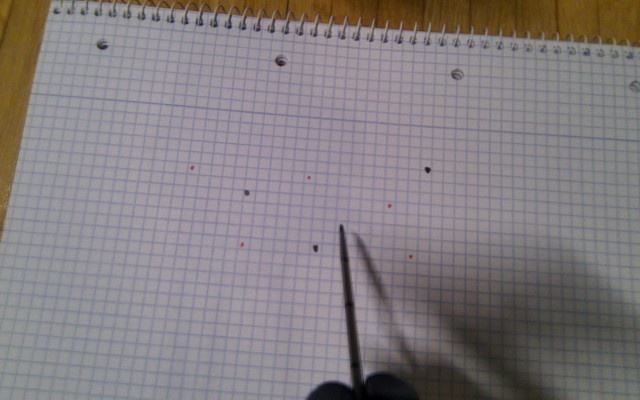
#> input picture evidence/phase20/run18/overview_arm.jpg, 640 x 400 px
$ python needle_contact_selftest.py
#> lines starting #> are read from the running program, lines starting #| are printed output that depends on the picture; after the words box and inside, x2 and y2 are one past the last pixel; in counts of white or black regions, pixels touching at a corner belong together
### tools/needle_touch.py
"""Needle-touch proof of concept (plan/20): the arm holds a needle, the UGREEN on the PC watches
the paper, and the tip is steered onto drawn dots in image space, then lowered until it touches.

PC side. Servos go through tools/servo_shell.py on the robot (one short SSH session per call).
"""
from __future__ import annotations

import base64
import json
import math
import subprocess
import threading
import sys
import time
from pathlib import Path

import cv2
import numpy as np

sys.path.insert(0, str(Path(__file__).resolve().parents[1] / "hwr_core"))
from hwr_core.arm.kinematics import ArmKinematics, joints_to_pulses  # noqa: E402

ROBOT = "ubuntu@192.168.0.223"
SHELL = "source ~/hwr/deploy/env.zsh; python3 ~/hwr/tools/servo_shell.py"


_session: subprocess.Popen | None = None


# [26 lines left out: functions _reply, servo, not called in this run]


def read() -> dict:
    return {int(k): v for k, v in servo({"read": True})[0]["pulses"].items()}


PAN_PRELOAD = 12  # pulses past the pan target before the final approach from below


class Arm:
    def __init__(self, needle: float):
        self.kin = ArmKinematics(tool=0.05577 + 0.08 + needle)  # needle = tip past the tool point

    # [31 lines left out: functions pitch_for, pulses, move, not called in this run]


class Camera:
    # [61 lines left out: functions __init__, _drain, frame, dots, not called in this run]


PAPER = (slice(120, 800), slice(300, 1500))  # v, u window: the sheet below the robot, above the holes


# [4 lines left out: function arm_snap, not called in this run]


def arm_needle(image: np.ndarray) -> tuple[tuple[float, float], np.ndarray] | None:
    """(tip pixel, needle mask) in the arm camera: the dark blob rising from the bottom edge
    (fingers + needle); the tip is its topmost pixel."""
    gray = cv2.cvtColor(image, cv2.COLOR_BGR2GRAY)
    count, labels, stats, _ = cv2.connectedComponentsWithStats((gray < 70).astype(np.uint8))
    bottom = [i for i in range(1, count)
              if stats[i, cv2.CC_STAT_TOP] + stats[i, cv2.CC_STAT_HEIGHT] >= gray.shape[0] - 2]
    if not bottom:
        return None
    needle = max(bottom, key=lambda i: stats[i, cv2.CC_STAT_AREA])
    vs, us = np.nonzero(labels == needle)
    top = int(np.argmin(vs))
    mask = cv2.dilate((labels == needle).astype(np.uint8), np.ones((9, 9), np.uint8))
    mask[:max(vs[top] - 2, 0)] = 0  # keep the paper beyond the tip visible: the dot ends up there
    return (float(us[top]), float(vs[top])), mask


def arm_read(image: np.ndarray) -> dict | None:
    """One arm-camera needle read: tip pixel, mask area, mask height span. None when no dark blob
    reaches the bottom edge (the sheet filling the lens does that)."""
    found = arm_needle(image)
    if found is None:
        return None
    (tu, tv), mask = found
    vs, _ = np.nonzero(mask)
    return {"tip": np.array([tu, tv], dtype=float), "area": int(mask.sum()),
            "span_v": int(vs.max() - vs.min())}


class ArmContact:
    """Contact detector for one descent, from the eye-in-hand camera alone.

    Camera and needle are rigid, so the needle's pixel footprint is the same at every arm pose
    (plan/20, runs 17-18). Contact is the one thing that changes it: the needle bends or is pushed
    into the gripper and the paper appears at the lens. Both move the tip pixel away from its
    baseline or grow the mask.

    The baseline is the median tip of the first `warmup` frames of *this* descent, which absorbs the
    fixed offset between the hover view and the descent view. Then fire on:
      - dev >= CONTACT_DEV_PX held for CONTACT_CONFIRM consecutive steps (a sustained bend), or
      - a single step-to-step tip jump >= FRAME_JUMP_PX (sudden: paper at the lens, needle slipped), or
      - the needle blob missing for CONTACT_CONFIRM consecutive steps.
    update() reports every frame's dev so the chosen trigger can be checked against the frames.
    """

    def __init__(self, warmup: int = 3):
        self.warmup, self.samples, self.base = warmup, [], None
        self.prev, self.held, self.lost = None, 0, 0

    def update(self, read: dict | None) -> tuple[bool, str, float | None]:
        """-> (fired, reason, dev_px) for one descent step."""
        if read is None:
            self.lost += 1
            if self.base is not None and self.lost >= CONTACT_CONFIRM:
                return True, f"needle blob gone {self.lost} steps", None
            return False, "", None
        self.lost = 0
        here = read["tip"]
        jump = None if self.prev is None else float(np.hypot(*(here - self.prev)))
        self.prev = here
        if self.base is None:
            self.samples.append(here)
            if len(self.samples) < self.warmup:
                return False, "", None
            self.base = np.median(np.array(self.samples), axis=0)
            return False, "", 0.0
        dev = float(np.hypot(*(here - self.base)))
        if jump is not None and jump >= FRAME_JUMP_PX:
            return True, f"tip jumped {jump:.1f} px in one step", dev
        if dev >= CONTACT_DEV_PX:
            self.held += 1
            if self.held >= CONTACT_CONFIRM:
                return True, f"tip held {dev:.1f} px off baseline {self.held} steps", dev
        else:
            self.held = 0
        return False, "", dev


# [43 lines left out: functions arm_dots, arm_dot, tip, not called in this run]


PAN_ASIDE = 250  # reference frame: arm swung ~60 deg right at low height (the folded pose points
# the needle up into the camera)
# Needle 6 cm past the fingertips ~ 0.065 past the tool point (live: model 0.085 ended ~2 cm above
# the paper at model z 0.009). The model needle is kept ~2 cm shorter, so the paper sits near
# model z +0.02 and poses stay above the z >= 0 guard in ik().
NEEDLE_MODEL = 0.045
START_Z, FLOOR_Z, STEP = 0.06, 0.010, 0.0015  # model heights; FLOOR ~1 cm past the estimated paper
PROBE = 0.008  # arm-camera Jacobian probe step (+-)
GAIN = 0.6  # damped correction; full gain oscillated (live 2026-10-24)
ONE_DOT = True  # user: one more try
AIM_BEYOND = 5  # px past the tip along the needle in the arm image (~1.5 mm at the dot)
# Arm-camera contact rule (plan/20 next step 1). The eye-in-hand camera is rigid to the needle, so
# the tip pixel is pose-invariant: runs 17-18 measured (340-341, 225-226) across 22 hover, probe and
# aim frames at different arm poses (+-1 px). A load on the needle breaks that: run 18's bottom frame
# read tip (342.0, 187.0), mask area 23.6k px, span_v 214. dev is measured against the start of
# *this* descent, not against hover, so paper creeping toward the lens as the descent proceeds does not
# fire the rule by itself.
CONTACT_DEV_PX, CONTACT_CONFIRM = 6.0, 2  # px off the descent baseline, held for 2 consecutive steps
FRAME_JUMP_PX = 15.0  # one step-to-step jump: the paper has arrived at the lens, or the needle slipped
DESCEND_SHOT_EVERY = 4  # bound the descent frames; a firing frame is always written


# [200 lines left out: function run, not called in this run]


# [2 lines that do not run on import are left out]

### tools/needle_contact_selftest.py
"""Offline check of the arm-camera contact detector added to tools/needle_touch.py (plan/20 step 1).

No arm, no cameras: it reads saved frames from evidence/phase20/run18 and feeds them to ArmContact.

Test 1 - pose is not contact. Run 18 produced 23 arm frames at different arm poses (hover, 8 probe
  poses, 14 aim poses). plan/20 records the tip at (340-341, 225-226) in all of them. The detector
  must not fire on any of them.
Test 2 - load is contact. The last frame of run 18's descent, black_1_touch_arm.jpg, reads tip
  (342.0, 187.0) with mask area 23.6k px against 13.5-20.5k. Feeding it after normal frames must fire.
Test 3 - the rule stays within noise. Small synthetic tip shifts below CONTACT_DEV_PX must not fire,
  and shifts above it must fire only after CONTACT_CONFIRM consecutive steps.
Test 4 - a needle the camera can no longer see (the sheet filling the lens) fires as a stop.
"""
from __future__ import annotations

import sys
from pathlib import Path

import cv2
import numpy as np

HERE = Path(__file__).resolve().parent
sys.path.insert(0, str(HERE))
from needle_touch import (  # noqa: E402
    AIM_BEYOND,
    CONTACT_CONFIRM,
    CONTACT_DEV_PX,
    FRAME_JUMP_PX,
    ArmContact,
    arm_needle,
    arm_read,
)

EVIDENCE = HERE.parent / "evidence" / "phase20" / "run18"

failures: list[str] = []


def check(name: str, ok: bool, detail: str) -> None:
    print(f"{'ok  ' if ok else 'FAIL'} {name}: {detail}")
    if not ok:
        failures.append(name)


# ---------------------------------------------------------------- arm-frame tests (real images)
def arm_frames() -> list[np.ndarray]:
    """Every arm-camera frame run 18 saved, in stage order: overview, probes, aim."""
    names = ["overview_arm.jpg"]
    names += sorted(p.name for p in EVIDENCE.glob("probe*.jpg"))
    names += sorted(p.name for p in EVIDENCE.glob("aim*.jpg"))
    frames = []
    for name in names:
        image = cv2.imread(str(EVIDENCE / name))
        if image is None:
            raise SystemExit(f"missing {EVIDENCE / name}")
        frames.append(image)
    return frames


def test_pose_is_not_contact() -> None:
    frames = arm_frames()
    watch = ArmContact()
    tips, areas = [], []
    fired = None
    for index, image in enumerate(frames):
        read = arm_read(image)
        if read is None:
            check("pose frames readable", False, f"frame {index} has no needle blob")
            return
        tips.append(read["tip"].round(1).tolist())
        areas.append(read["area"])
        hit, why, _ = watch.update(read)
        if hit:
            fired = f"frame {index}: {why}"
            break
    tip_array = np.array(tips)
    spread = (tip_array.max(axis=0) - tip_array.min(axis=0)).round(1).tolist()
    check("run18 pose frames read a needle", len(tips) >= 20, f"{len(tips)} frames, tips {tips[:3]}...")
    check(f"tip is pose-invariant (<= {CONTACT_DEV_PX} px spread)",
          max(spread) < CONTACT_DEV_PX, f"mean tip {tip_array.mean(axis=0).round(1)} spread {spread}")
    check("no fire across pose changes", fired is None, fired or f"{len(tips)} frames, areas {min(areas)}-{max(areas)}")


def test_load_is_contact() -> None:
    frames = arm_frames()
    load = cv2.imread(str(EVIDENCE / "black_1_touch_arm.jpg"))
    if load is None:
        check("load frame present", False, "evidence/phase20/run18/black_1_touch_arm.jpg missing")
        return
    watch = ArmContact()
    base_tip = None
    for image in frames:
        read = arm_read(image)
        hit, why, dev = watch.update(read)
        if hit:
            check("baseline stable before the load frame", False, why)
            return
        base_tip = read["tip"]
    read = arm_read(load)
    hit, why, dev = watch.update(read)
    details = (
        "no read" if read is None
        else f"tip {read['tip'].round(1)} area {read['area']} span_v {read['span_v']} "
             f"vs baseline {base_tip.round(1)} dev {dev}"
    )
    check("run18 load frame fires the rule", hit and read is not None, f"{why} | {details}")
    if read is not None:
        check("load frame is a real change (>= 1 step jump threshold)",
              dev is not None and dev >= FRAME_JUMP_PX / 2, f"dev {dev}")


# ---------------------------------------------------------------- synthetic threshold tests
def synthetic(tip) -> dict:
    return {"tip": np.array(tip, dtype=float), "area": 15000, "span_v": 176}


def test_thresholds() -> None:
    base = [341.0, 226.0]
    watch = ArmContact()
    for _ in range(3):
        watch.update(synthetic(base))
    hits = []
    for offset in (1, 2, 3, 4):  # all below CONTACT_DEV_PX
        hit, why, dev = watch.update(synthetic([base[0] + offset, base[1]]))
        hits.append((offset, hit, dev))
    check(f"noise under {CONTACT_DEV_PX} px never fires", not any(h for _, h, _ in hits),
          "; ".join(f"{o}px -> {h} ({d})" for o, h, d in hits))

    watch = ArmContact()
    for _ in range(3):
        watch.update(synthetic(base))
    first = watch.update(synthetic([base[0], base[1] - CONTACT_DEV_PX]))
    second = watch.update(synthetic([base[0], base[1] - CONTACT_DEV_PX]))
    check("a held bend fires only after CONTACT_CONFIRM steps",
          (not first[0]) and second[0], f"step1 {first} step2 {second}")

    watch = ArmContact()
    for _ in range(3):
        watch.update(synthetic(base))
    hit, why, _ = watch.update(synthetic([base[0], base[1] - FRAME_JUMP_PX - 1]))
    check("a single big jump fires at once", hit, why)

    watch = ArmContact()
    for _ in range(3):
        watch.update(synthetic(base))
    misses = [watch.update(None) for _ in range(CONTACT_CONFIRM)]
    last_hit, last_why, _ = misses[-1]
    check("a needle the camera lost stops the descent", last_hit,
          f"after {CONTACT_CONFIRM} missing frames: {last_why}")

    watch = ArmContact()
    early = [watch.update(None) for _ in range(3)]
    check("missing frames before the baseline is built do not fire", not any(h for h, _, _ in early),
          f"{[h for h, _, _ in early]}")


def test_aim_geometry_unchanged() -> None:
    """The detector must not have disturbed the aim stage it sits after."""
    check("AIM_BEYOND still 5 px", AIM_BEYOND == 5, f"AIM_BEYOND = {AIM_BEYOND}")
    ok = True
    image = cv2.imread(str(EVIDENCE / "overview_arm.jpg"))
    found = arm_needle(image)
    if found is None:
        check("overview frame still yields a needle mask", False, "arm_needle returned None")
        return
    tip, mask = found
    ok = abs(tip[0] - 341) <= 2 and abs(tip[1] - 226) <= 2
    check("arm_needle still finds the documented fixed tip point", ok, f"tip {tip}")


for test in (test_pose_is_not_contact, test_load_is_contact, test_thresholds, test_aim_geometry_unchanged):
    print(f"\n--- {test.__name__}")
    test()
#> this loop made 4 passes
#| FAIL run18 load frame fires the rule:  | tip [342. 187.] area 23601 span_v 214 vs baseline [341. 225.] dev None
#| ok   arm_needle still finds the documented fixed tip point: tip (341.0, 225.0)
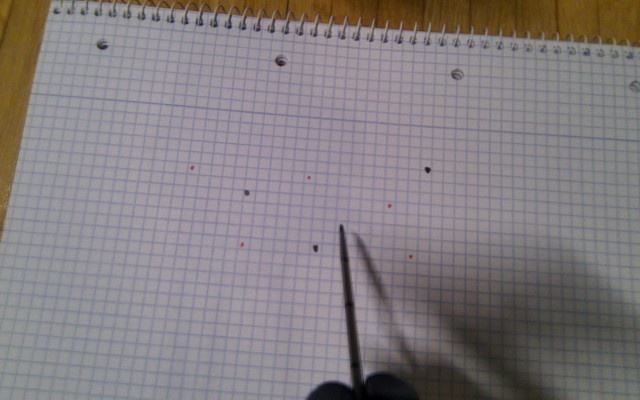
#> input picture evidence/phase20/run18/overview_arm.jpg, 640 x 400 px
#> pass 1, in arm_needle, `gray = cv2.cvtColor(image, cv2.COLOR_BGR2GRAY)`:
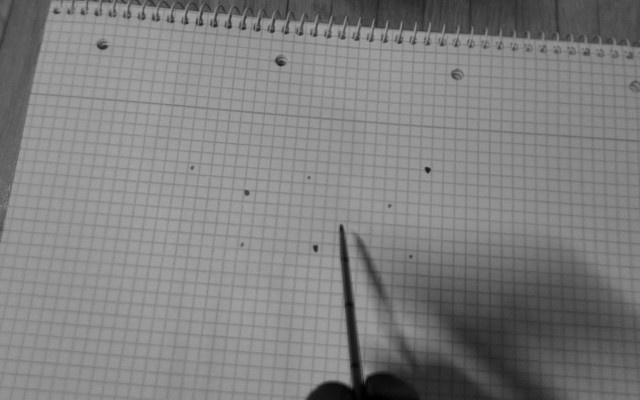
#> gray: shape (400, 640); min 0, max 165, mean 127.5
#> pass 1, in arm_needle, `count, labels, stats, _ = cv2.connectedComponentsWithStats((gray < 70)..`:
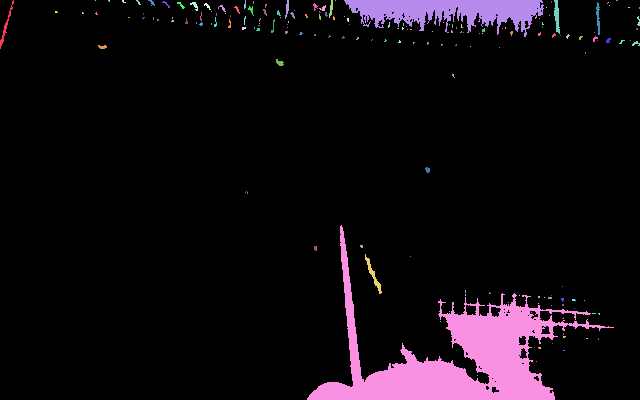
#> labels: shape (400, 640) int32; 176 distinct labels, from 0 to 175; one colour per label, 0 black
#> pass 1, in arm_needle, `mask = cv2.dilate((labels == needle).astype(np.uint8), np.ones((9, 9),..`:
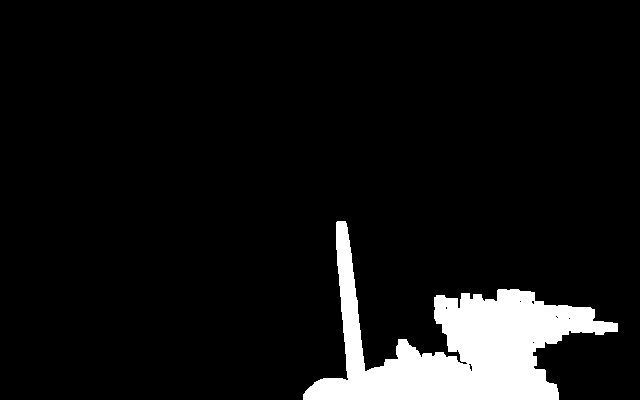
#> mask: shape (400, 640); values 0 (black) and 1 (white), 7.7% white; 1 white region, box (x1, y1, x2, y2) and area: (303, 221, 618, 400) 19830
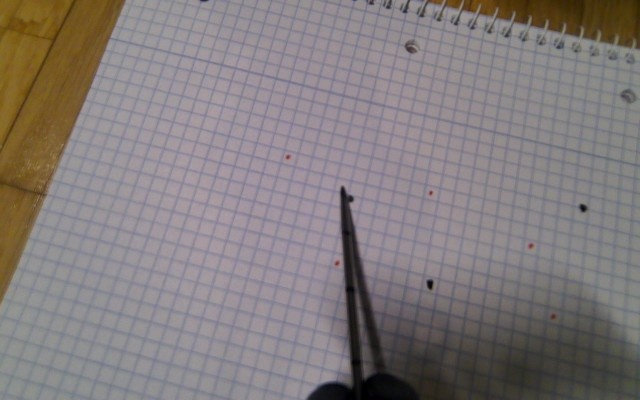
#> input picture evidence/phase20/run18/black_1_touch_arm.jpg, 640 x 400 px

print("\n--- results:", "ALL PASS" if not failures else f"{len(failures)} FAILED {failures}")
#> (the run stopped early here; a loop or call above may not have finished)
